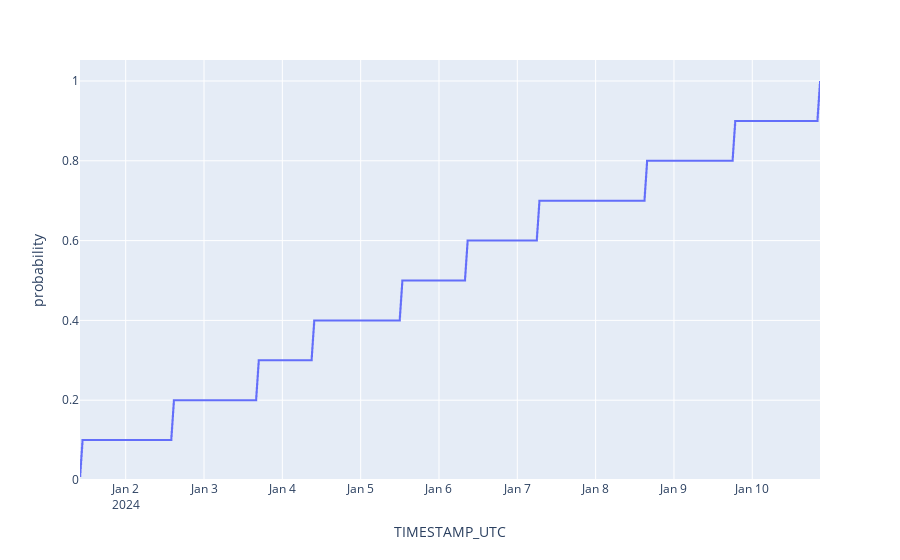

Notebook code for this chart:
### Code cell
px.ecdf(df, x=C.TIMESTAMP_UTC)
